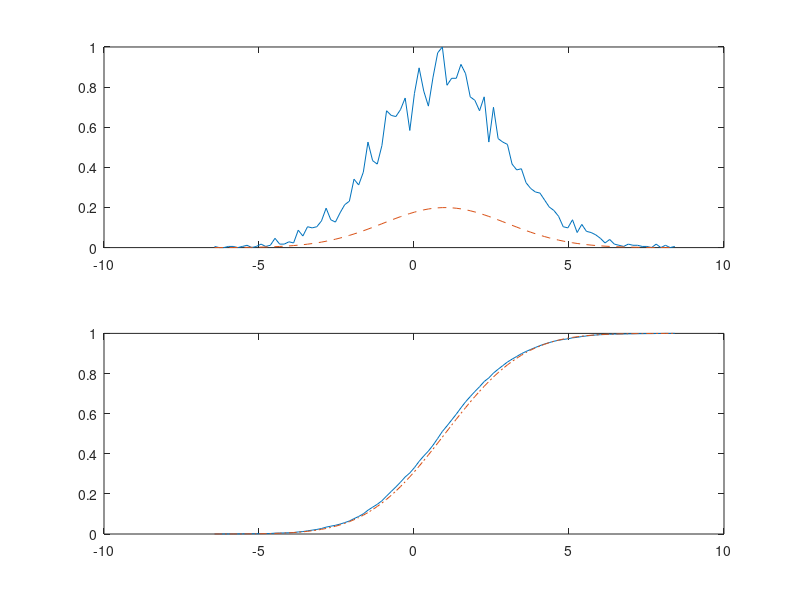

MATLAB code for this plot: (Note: this script raises an error after producing the figure.)
clear;close all;clc;

x = randn(5000,1)*2+1;
% z = sort(x);
% histogram(x)
% stem(z)

[f,h] = hist(x,100);
f = f/max(f);
% bar(h,f)
F = cumsum(f)/sum(f);
% stem(F)
u = 1; v = 4;
fg = exp(-(h-u).^2/(2*v))/sqrt(2*pi*v);
% stem(fg)

Fg = (1+erf((h-u)/sqrt(2*v)))/2;
figure(1); subplot(2,1,1); plot(h, f, h, fg, '--');
figure(1); subplot(2,1,2); plot(h, F, h, Fg, '-.');



%% 
clear;close all;clc
N = 1e3;
x = exprnd(10000,N,1);
histogram(x)
% stem(x)

%%
clear;close all;clc;

x = wgn(1e3,1,0);
histogram(x)

y = x.^2;

histogram(y)


clear;close all;clc;
y = get_data_sonarfile('data_air_test.txt', 1);

pd = fitdist(y, 'kernel');
x_vals = 2100:1:2600;
Y = pdf(pd, x_vals);
plot(x_vals, Y, 'linewidth', 2)


y = get_data_sonarfile('noise_background_old.txt', 1);
pd = fitdist(y, 'Normal');
x_vals = 2100:1:2600;
Y = pdf(pd, x_vals);
hold on;
plot(x_vals, Y, 'linewidth', 2)
plot_grid();
xlabel('ADC levels');
ylabel('density');
title('pdf of hypothesis testing');
legend('signal + noise pdf', 'noise pdf');


%%
clear;close all;clc;
y = get_data_sonarfile('data_air_test.txt', 1);

pd = fitdist(y, 'kernel', 'bandwidth', 40);
x_vals = 2100:1:2600;
Y = pdf(pd, x_vals);
plot(x_vals, Y, 'linewidth', 2)


y = get_data_sonarfile('noise_background_old.txt', 1);
pd = fitdist(y, 'kernel', 'bandwidth', 40);
x_vals = 2100:1:2600;
Y = pdf(pd, x_vals);
hold on;
plot(x_vals, Y, 'linewidth', 2)
plot_grid();
xlabel('ADC levels');
ylabel('density');
title('pdf of hypothesis testing');
legend('signal + noise pdf', 'noise pdf');




%%
clear;close all;clc;
[f,  h] = hist(y, 200);
F = cumsum(f)/sum(f);
f = f/(sum(f)*(h(2)-h(1)));


figure
subplot(2,1,1)
plot(h, f)
subplot(2,1,2)
plot(h, F)

load hospital;
x = hospital.Weight;
pd = fitdist(x, 'Normal');
x_vals = 50:1:250;
y = pdf(pd, x_vals);
plot(x_vals, y, 'linewidth', 2)


%% test of exponential dstribution
clear;close all;clc;
x = exprnd(1, 1e4, 1);
pd = fitdist(x, 'exponential');
% pd = fitdist(x, 'chi-squared');
xvals = linspace(0, 10, 1e3);
y = pdf(pd, xvals);
plot(y)


%%
clear;close all;clc;
mu = 1; % Population parameter
n = 1e3; % Sample size
ns = 1e4; % Number of samples

rng('default')  % For reproducibility
samples = exprnd(mu,n,ns); % Population samples
means = mean(samples); % Sample means


[phat,pci] = mle(means);

numbins = 50;
histogram(means,numbins,'Normalization','pdf')
hold on
x = min(means):0.001:max(means);
y = normpdf(x,phat(1),phat(2));
plot(x,y,'r','LineWidth',2)















